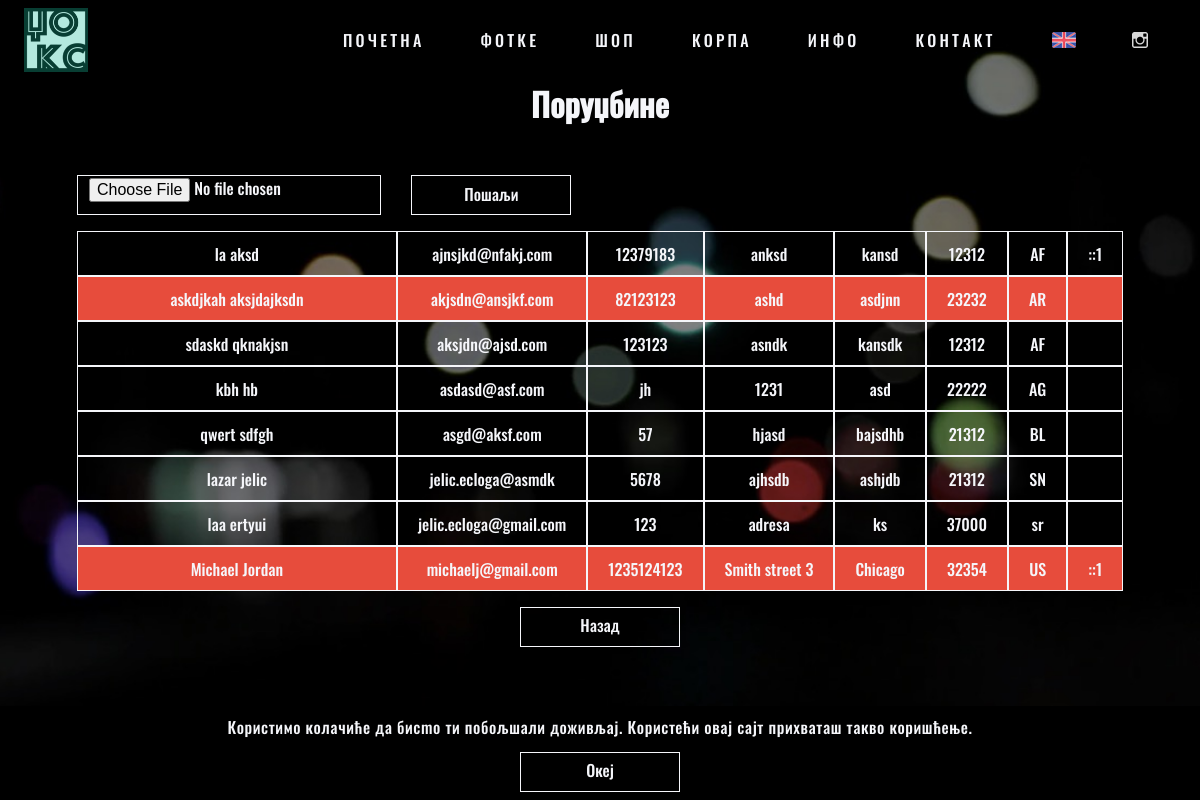
/pages/manage?type=4 (signed in), run on the app's committed database.
### tables this page shows
CREATE TABLE `purchases` (
  `id` int(11) NOT NULL,
  `hash` varchar(32) NOT NULL,
  `date_submitted` timestamp NOT NULL DEFAULT CURRENT_TIMESTAMP ON UPDATE CURRENT_TIMESTAMP,
  `first_name` varchar(30) NOT NULL,
  `last_name` varchar(30) NOT NULL,
  `email` varchar(30) NOT NULL,
  `phone` varchar(20) NOT NULL,
  `address` varchar(30) NOT NULL,
  `zip` varchar(5) NOT NULL,
  `city` varchar(30) NOT NULL,
  `country` varchar(5) NOT NULL,
  `method` int(11) NOT NULL,
  `ip` varchar(20) NOT NULL,
  `confirmed` tinyint(1) NOT NULL DEFAULT '0',
  `shipped` tinyint(1) NOT NULL DEFAULT '0',
  `subscribed` tinyint(1) NOT NULL DEFAULT '1'
);

### ui/manage_contacts.php (the view)
<h1><?php echo $string["manage"]["orders"]; ?></h1>
<table>
	<form action="../actions/contact_newsletter" method="POST" enctype="multipart/form-data">
		<td class="no-border"><input name="message" type="file" required/></td>
		<td class="no-border"><input class="button" type="submit" value="<?php echo $string['manage']['send']; ?>"/></td>
	</form>
	<?php
		$cmd = "SELECT * FROM purchases GROUP BY email";
		$result = mysqli_query($connect, $cmd);
		while($row = mysqli_fetch_array($result)) {
			echo '<tr ';
			if($row['subscribed'] == 0) {
				echo 'class="red" ';
			}
			echo '>';
			echo '<td>' . $row['first_name'] . ' ' . $row['last_name'] . '</td>';
			echo '<td>' . $row['email'] . '</td>';
			echo '<td>' . $row['phone'] . '</td>';
			echo '<td>' . $row['address'] . '</td>';
			echo '<td>' . $row['city'] . '</td>';
			echo '<td>' . $row['zip'] . '</td>';
			echo '<td>' . $row['country'] . '</td>';
			echo '<td>' . $row['ip'] . '</td>';
			echo '</tr>';
		}
	?>
</table>

### css/main.css (style rules this page uses)
:root { --color-dark: #000; --color-light: #f5f6fa; }
*, *:after, *:before { margin: 0; padding: 0; -webkit-box-sizing: border-box; -moz-box-sizing: border-box; box-sizing: border-box; }
html { background-attachment: fixed; background-position: center; background-repeat: no-repeat; background-size: cover; background-image: url(../img/theme.jpg); }
body, html { width: 100%; max-height: 100% !important; padding: 0; margin: 0; color: var(--color-light); }
body, input, textarea, select { font-family: 'Oswald', sans-serif; }
h1 { font-size: 2em; text-align: center; margin-top: 1em; margin-bottom: 1em; }
form { margin: 0 auto; width: 50%; overflow: hidden; }
input, textarea, label span, select { background-color: transparent; width: 100%; max-width: 100%; height: 2.5em; margin-bottom: 1em; padding-left: 0.7em; border: 1px solid var(--color-light); border-radius: 1px; font-size: 1em; font-weight: 300; transition: 500ms ease; -moz-transition: 500ms ease; -webkit-transition: 500ms ease; -ms-transition: 500ms ease; -o-transition: 500ms ease; -webkit-appearance: none; -webkit-border-radius: 0; border-radius: 0; display: inline-block; color: var(--color-light); opacity: 1; }
.button { float: right; text-align: center; display: block; width: 10em; height: 2.5em; line-height: 2.2em; color: var(--color-light); border: 1px solid var(--color-light); background-color: transparent; padding : 0 !important; transition: 500ms ease; -moz-transition: 500ms ease; -webkit-transition: 500ms ease; -ms-transition: 500ms ease; -o-transition: 500ms ease; }

### css/manage.css (style rules this page uses)
table { width: auto; margin: 0 auto; border-collapse: separate; border-spacing: 0; margin-bottom: 1em; }
td { padding: 0 20px; height: 45px; text-align: center; border: 1px solid var(--color-light); }
td > form, td > input, td > select, td > textarea, td > .button { margin: 1em auto; }
.red { background: #e74c3c; }
.no-border { border: none; padding: 0; margin: 0; padding-right: 1em; }

### data on the page
purchases: first_name "la", last_name "aksd", email "ajnsjkd@nfakj.com", phone "12379183", address "anksd", city "kansd", zip "12312", country "AF", ip "::1"
purchases: first_name "askdjkah", last_name "aksjdajksdn", email "akjsdn@ansjkf.com", phone "82123123", address "ashd", city "asdjnn", zip "23232", country "AR"
purchases: first_name "sdaskd", last_name "qknakjsn", email "aksjdn@ajsd.com", phone "123123", address "asndk", city "kansdk", zip "12312", country "AF"
purchases: first_name "kbh", last_name "hb", email "asdasd@asf.com", phone "jh", address "1231", city "asd", zip "22222", country "AG"
purchases: first_name "qwert", last_name "sdfgh", email "asgd@aksf.com", phone "57", address "hjasd", city "bajsdhb", zip "21312", country "BL"
purchases: first_name "lazar", last_name "jelic", email "jelic.ecloga@asmdk", phone "5678", address "ajhsdb", city "ashjdb", zip "21312", country "SN"
purchases: first_name "laa", last_name "ertyui", email "jelic.ecloga@gmail.com", phone "123", address "adresa", city "ks", zip "37000", country "sr"
purchases: first_name "Michael", last_name "Jordan", email "michaelj@gmail.com", phone "1235124123", address "Smith street 3", city "Chicago", zip "32354", country "US", ip "::1"

### other printed values
$string["header"][$item] "ПОЧЕТНА"
$string["header"][$item] "ФОТКЕ"
$string["header"][$item] "ШОП"
$string["header"][$item] "КОРПА"
$string["header"][$item] "ИНФО"
$string["header"][$item] "КОНТАКТ"
$string['status']['cookiesAlert'] "Користимо колачиће да бисmo ти побољшали доживљај. Користећи овај сајт прихваташ такво коришћење."
$string['header']['ok'] "Океј"
$string["manage"]["orders"] "Поруџбине"
$string['manage']['back'] "Назад"
